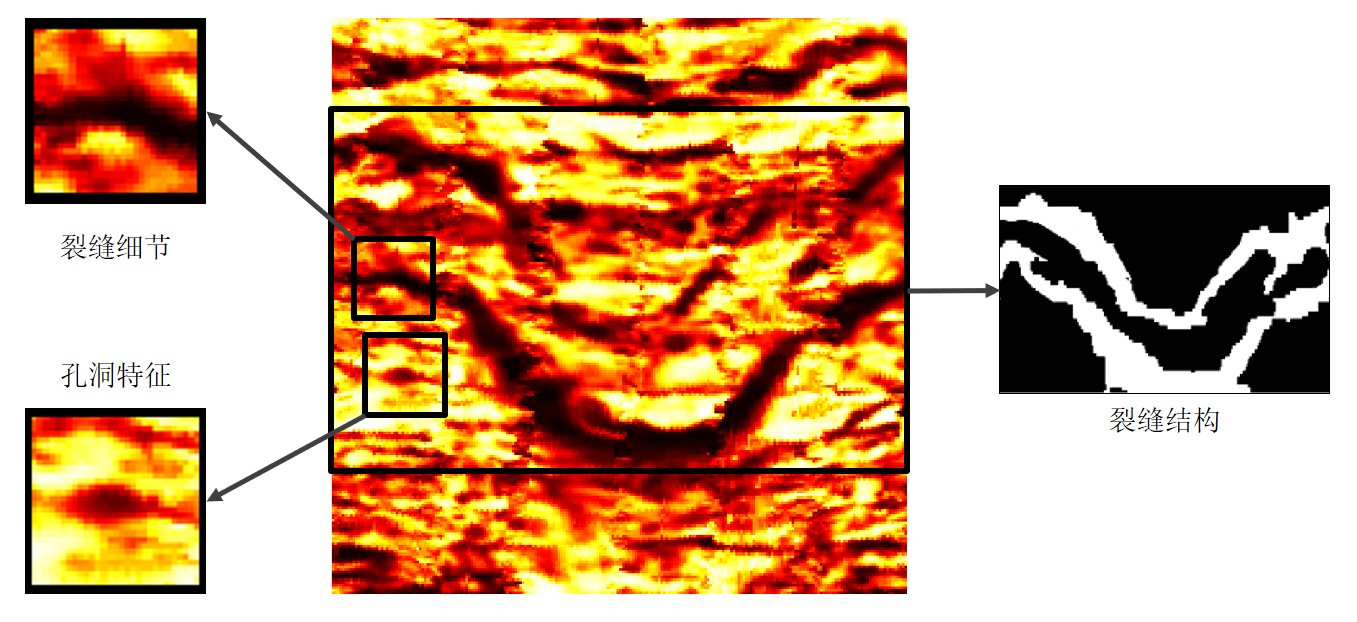
#> input picture resource/No_ROI_seg.png, 1357 x 622 px
$ python -i pic_pre_process.py   (imports and definitions only)
#> lines starting #> are read from the running program, lines starting #| are printed output that depends on the picture
#> further down, picture is the input picture: shape (622, 1357, 3); mean B, G, R 130.6, 167.9, 212.5
import copy
import math
import random
import cv2
import numpy as np
from src_ele.file_operation import get_test_ele_data
from src_ele.pic_opeeration import show_Pic, pic_enhence_random, pic_scale_normal


# [40 lines of commented-out code are left out]
# [228 lines left out: functions get_random_RB_curve, get_random_RB_curve_2, pic_rotate_by_Rb, get_random_RB_all, pic_rotate_random, image_hist and 3 more, not called in this run]

def motion_blur(image, degree=8, angle=20):

#> called with degree = 8, angle = 20
    image = np.array(image)
    # 这里生成任意角度的运动模糊kernel的矩阵， degree越大，模糊程度越高
    M = cv2.getRotationMatrix2D((degree / 2, degree / 2), angle, 1)
    motion_blur_kernel = np.diag(np.ones(degree))
    motion_blur_kernel = cv2.warpAffine(motion_blur_kernel, M, (degree, degree))
    motion_blur_kernel = motion_blur_kernel / degree
    blurred = cv2.filter2D(image, -1, motion_blur_kernel)
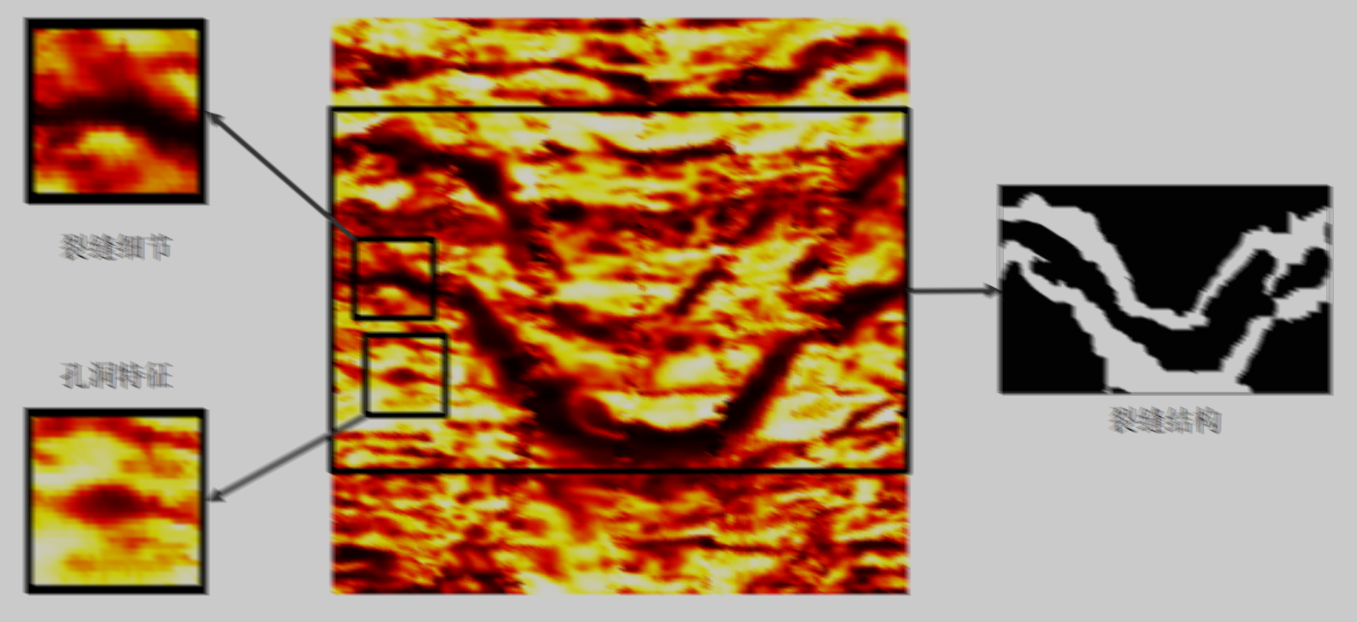
#> blurred: shape (622, 1357, 3); mean B, G, R 103.5, 133.1, 168.5
    # convert to uint8
    cv2.normalize(blurred, blurred, 0, 255, cv2.NORM_MINMAX)
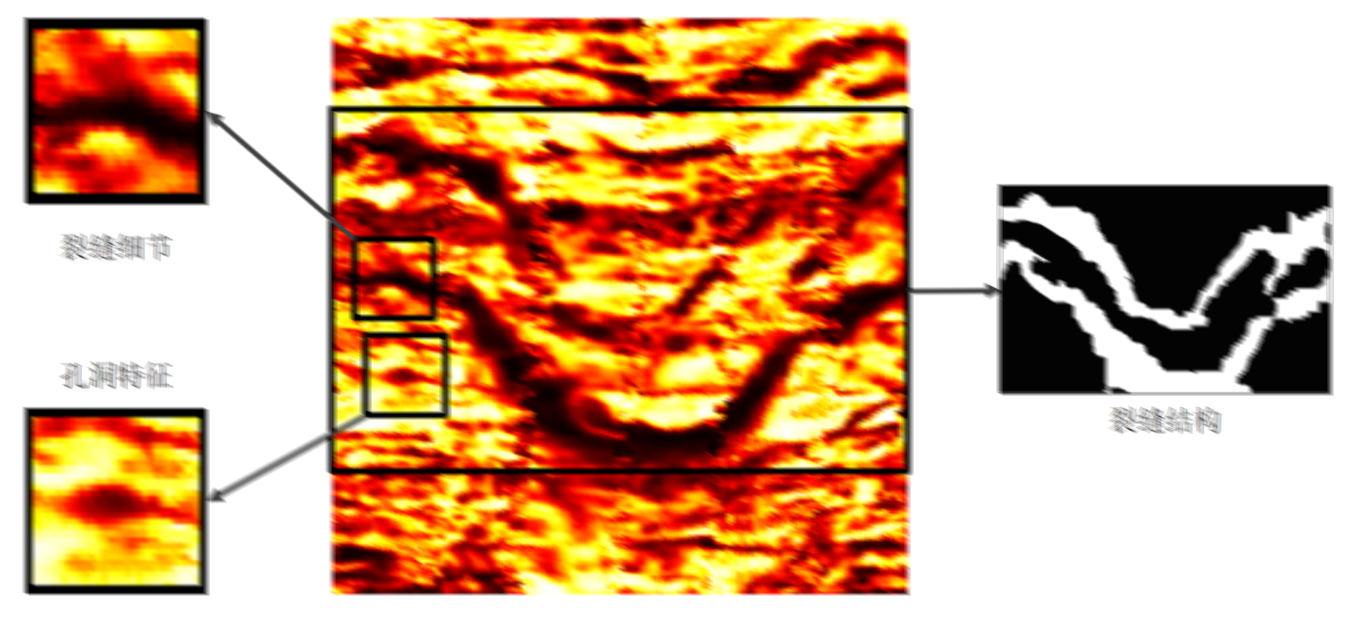
#> blurred: shape (622, 1357, 3); mean B, G, R 130.7, 168, 212.7
    blurred = np.array(blurred, dtype=np.uint8)
    return blurred

# 图像添加噪声
# [335 lines left out: functions pic_add_blur, pic_mirror, pic_tailor, get_pic_random, get_pic_random_VIT_teacher, get_pic_random_VIT_student, not called in this run]

# pic_new = pic_denoise(data_img)

# Rb_random = get_random_RB_curve_2(depth=data_depth)
# # plt.figure(figsize=(10, 7))
# # plt.plot(data_depth.ravel(), Rb_random.ravel())
# # plt.ylim([-180, 180])
# # plt.show()
# pic_new = pic_rotate_by_Rb(data_img, Rb_random)
# pic_new = pic_dim_shift(pic_new)
# pic_new = pic_denoise(pic_new)


# pic_new = pic_mirror(data_img)

# data_img_dyna, data_img_stat, data_depth = get_test_ele_data()
# pic_dyna = data_img_dyna.reshape((1, data_img_dyna.shape[0], data_img_dyna.shape[1]))
# pic_stat = data_img_stat.reshape((1, data_img_stat.shape[0], data_img_stat.shape[1]))
# # print(pic_dyna.shape)
# pic_all = np.append(pic_dyna, pic_stat, axis=0)
# pic_all = np.array(pic_all)
#
# p_n_1, RB_index = get_pic_random_vit(pic_all, data_depth)
# p_n_2, RB_index = get_pic_random_vit(pic_all, data_depth, RB_index)
#
# show_Pic([pic_all[0]*256, pic_all[1]*256, p_n_1[0]*256, p_n_2[0]*256], '22')

# data_img = np.array(pic_all)
# pic_show = [data_img_dyna]
# for i in range(5):
#     ratio = 0.1 + 0.2*i
#     pic_t = pic_add_blur(data_img_dyna, ratio=ratio)
#     print(pic_t.shape)
#     pic_show.append(pic_t)
#
# show_Pic(pic_show, '23')
# print(len(pic_show))


# data_img = data_img[1200:1600, :]
# data_depth = data_depth[1200:1600, :]
# show_Pic([data_img, get_pic_random(), get_pic_random()], pic_str=['img_org', 'img_random1', 'img_random2'], pic_order='13')
# RB_info = np.hstack((data_depth, Rb_random+180))
# np.savetxt('pic_rotate_by_rb_test/Rb_info_{}.txt'.format('test_rb'), RB_info, fmt='%.4f', delimiter='\t', comments='',
#            header='WELLNAME={}\nSTDEP\t= {}\nENDEP\t= {}\nLEV\t= {:.4f}\nUNIT\t= meter\nCURNAMES= {}\n\n#DEPTH\t{}'.format(
#                'test_1', data_depth[0, 0], data_depth[-1, 0], data_depth[1, 0] - data_depth[0, 0], 'Rb_random', 'Rb_random'))
# np.savetxt('pic_rotate_by_rb_test/pic_org_info_{}.txt'.format('test_rb'), np.hstack((data_depth, data_img)), fmt='%.4f', delimiter='\t', comments='',
#            header='WELLNAME={}\nSTDEP\t= {}\nENDEP\t= {}\nLEV\t= {:.4f}\nUNIT\t= meter\nCURNAMES= {}\n\n#DEPTH\t{}'.format(
#                'test_1', data_depth[0, 0], data_depth[-1, 0], data_depth[1, 0] - data_depth[0, 0], 'img_org', 'img_org'))
# np.savetxt('pic_rotate_by_rb_test/pic_rotate_info_{}.txt'.format('test_rb'), np.hstack((data_depth, pic_new)), fmt='%.4f', delimiter='\t', comments='',
#            header='WELLNAME={}\nSTDEP\t= {}\nENDEP\t= {}\nLEV\t= {:.4f}\nUNIT\t= meter\nCURNAMES= {}\n\n#DEPTH\t{}'.format(
#                'test_1', data_depth[0, 0], data_depth[-1, 0], data_depth[1, 0] - data_depth[0, 0], 'img_rotate', 'img_rotate'))


# data_img_shifted = pic_dim_shift(data_img)
# show_Pic([data_img, data_img_shifted], pic_order='12', pic_str=['原始成像', '色域偏移成像'], save_pic=False, path_save='')
# x_range, y_range = image_hist(data_img)
# x_range_shifted, y_range_shifted = image_hist(data_img_shifted)
# print(x_range, y_range)
# # 全部的线段风格
# styles = ['c:s', 'y:8', 'r:^', 'r:v', 'g:D', 'm:X', 'b:p', ':>'] # 其他可用风格 ':<',':H','k:o','k:*','k:*','k:*'
# # # 获取全部的图例
# # columns = [i[:-2] for i in data.columns]
# # n,m = data.shape
# plt.figure(figsize=(10, 7))
#
# # 设置字体
# plt.rcParams["font.family"] = "Times New Roman"
# plt.rcParams.update({'font.size': 22})
# plt.rc('legend', fontsize=15)
#
# plt.plot(x_range, y_range, styles[2], markersize=4, label='img_org')
#
# # 设置图片的x,y轴的限制，和对应的标签
# plt.xlim([0, 256])
# plt.ylim([0, 0.04])
# plt.xlabel("pixel value distribution")
# plt.ylabel("percentage")
#
# # 设置图片的方格线和图例
# plt.grid()
# plt.legend(loc='lower right', framealpha=0.7)
# plt.tight_layout()
# # plt.show()
#
# # 如果想保存图片，请把plt.show注释掉，然后把下面这行代码打开注释
# plt.savefig("img.png", dpi=800)
# plt.plot(x_range_shifted, y_range_shifted, styles[0], markersize=4, label='img_shifted')
#
# # 设置图片的x,y轴的限制，和对应的标签
# plt.xlim([0, 256])
# plt.ylim([0, 0.04])
# plt.xlabel("pixel value distribution")
# plt.ylabel("percentage")
#
# # 设置图片的方格线和图例
# plt.grid()
# plt.legend(loc='lower right', framealpha=0.7)
# plt.tight_layout()
# # plt.show()
#
# # 如果想保存图片，请把plt.show注释掉，然后把下面这行代码打开注释
# plt.savefig("img2.png", dpi=800)epth[1, 0] - data_depth[0, 0], 'img_org', 'img_org'))
# np.savetxt('pic_rotate_by_rb_test/pic_rotate_info_{}.txt'.format('test_rb'), np.hstack((data_depth, pic_new)), fmt='%.4f', delimiter='\t', comments='',
#            header='WELLNAME={}\nSTDEP\t= {}\nENDEP\t= {}\nLEV\t= {:.4f}\nUNIT\t= meter\nCURNAMES= {}\n\n#DEPTH\t{}'.format(
#                'test_1', data_depth[0, 0], data_depth[-1, 0], data_depth[1, 0] - data_depth[0, 0], 'img_rotate', 'img_rotate'))


# data_img_shifted = pic_dim_shift(data_img)
# show_Pic([data_img, data_img_shifted], pic_order='12', pic_str=['原始成像', '色域偏移成像'], save_pic=False, path_save='')
# x_range, y_range = image_hist(data_img)
# x_range_shifted, y_range_shifted = image_hist(data_img_shifted)
# print(x_range, y_range)
# # 全部的线段风格
# styles = ['c:s', 'y:8', 'r:^', 'r:v', 'g:D', 'm:X', 'b:p', ':>'] # 其他可用风格 ':<',':H','k:o','k:*','k:*','k:*'
# # # 获取全部的图例
# # columns = [i[:-2] for i in data.columns]
# # n,m = data.shape
# plt.figure(figsize=(10, 7))
#
# # 设置字体
# plt.rcParams["font.family"] = "Times New Roman"
# plt.rcParams.update({'font.size': 22})
# plt.rc('legend', fontsize=15)
#
# plt.plot(x_range, y_range, styles[2], markersize=4, label='img_org')
#
# # 设置图片的x,y轴的限制，和对应的标签
# plt.xlim([0, 256])
# plt.ylim([0, 0.04])
# plt.xlabel("pixel value distribution")
# plt.ylabel("percentage")
#
# # 设置图片的方格线和图例
# plt.grid()
# plt.legend(loc='lower right', framealpha=0.7)
# plt.tight_layout()
# # plt.show()
#
# # 如果想保存图片，请把plt.show注释掉，然后把下面这行代码打开注释
# plt.savefig("img.png", dpi=800)
# plt.plot(x_range_shifted, y_range_shifted, styles[0], markersize=4, label='img_shifted')
#
# # 设置图片的x,y轴的限制，和对应的标签
# plt.xlim([0, 256])
# plt.ylim([0, 0.04])
# plt.xlabel("pixel value distribution")
# plt.ylabel("percentage")
#
# # 设置图片的方格线和图例
# plt.grid()
# plt.legend(loc='lower right', framealpha=0.7)
# plt.tight_layout()
# # plt.show()
#
# # 如果想保存图片，请把plt.show注释掉，然后把下面这行代码打开注释
# plt.savefig("img2.png", dpi=800)

>>> import cv2
>>> picture = cv2.imread('../resource/No_ROI_seg.png')
>>> result = motion_blur(picture)

$ run again, on resource/Seg_task_Visualization.png
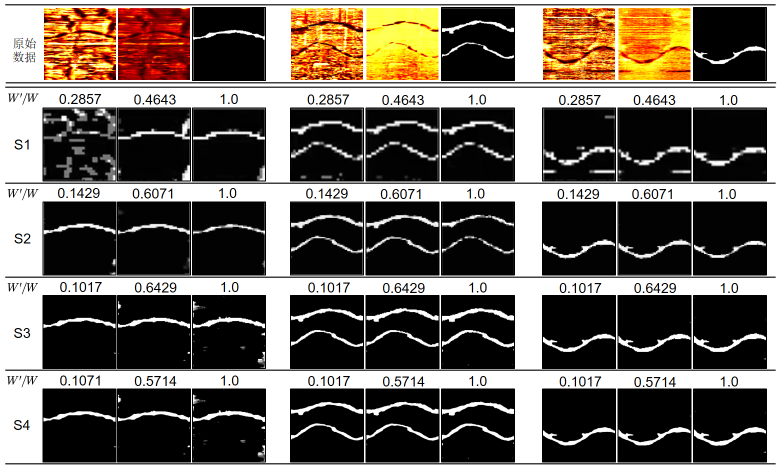
#> input picture resource/Seg_task_Visualization.png, 1557 x 937 px (shown at 1/2 size)
#> picture is the input picture: shape (937, 1557, 3); mean B, G, R 89.3, 97.8, 105.8
#> in motion_blur, `blurred = cv2.filter2D(image, -1, motion_blur_kernel)`:
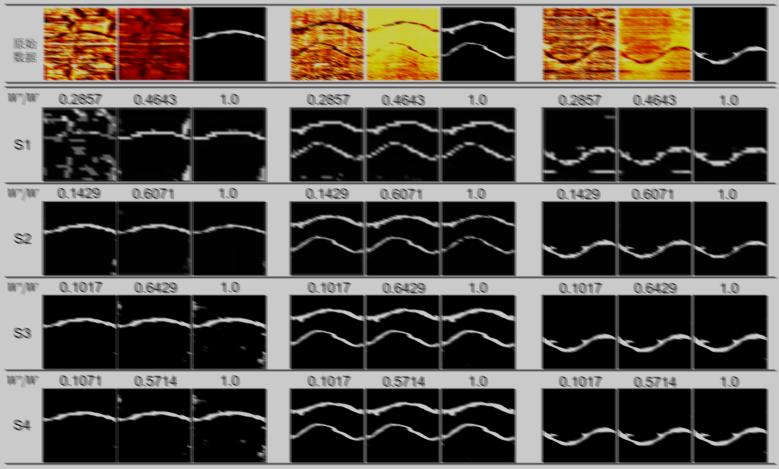
#> blurred: shape (937, 1557, 3) (shown at 1/2 size); mean B, G, R 70.9, 77.6, 83.9
#> in motion_blur, `cv2.normalize(blurred, blurred, 0, 255, cv2.NORM_MINMAX)`:
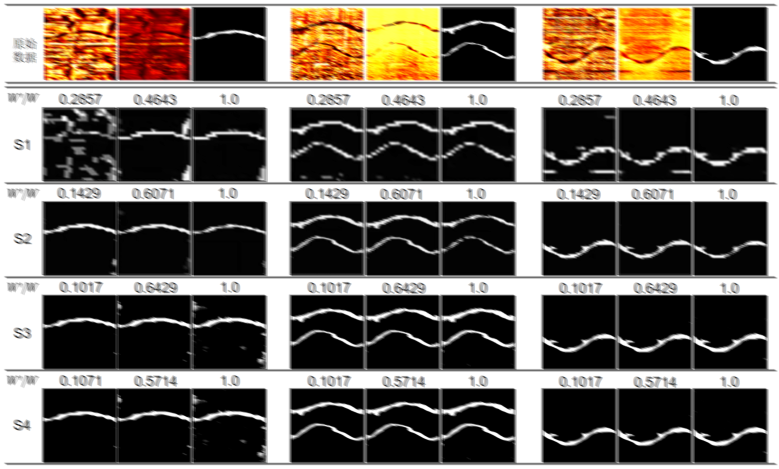
#> blurred: shape (937, 1557, 3) (shown at 1/2 size); mean B, G, R 89.5, 98, 106

$ run again, on resource/VModel.png
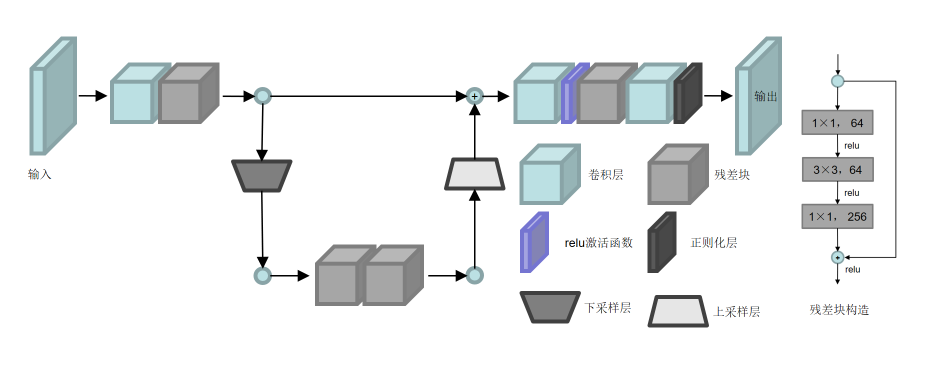
#> input picture resource/VModel.png, 1887 x 737 px (shown at 1/2 size)
#> picture is the input picture: shape (737, 1887, 3); mean B, G, R 238.4, 237.7, 235.7
#> in motion_blur, `blurred = cv2.filter2D(image, -1, motion_blur_kernel)`:
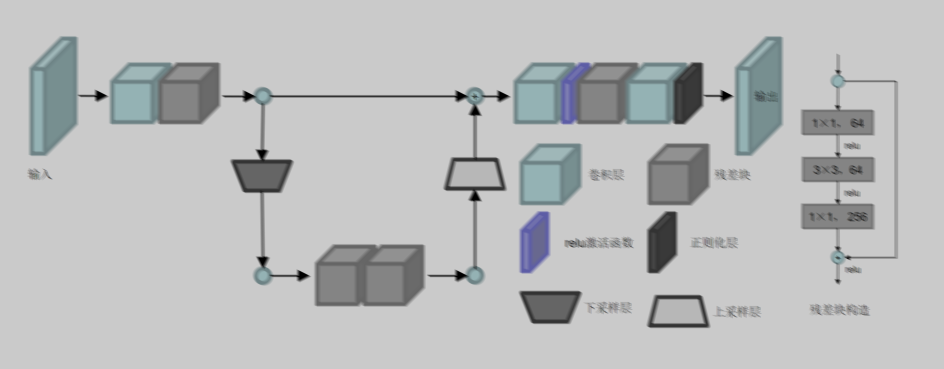
#> blurred: shape (737, 1887, 3) (shown at 1/2 size); mean B, G, R 188.9, 188.4, 186.8

$ run again, on resource/different_View_Range.png
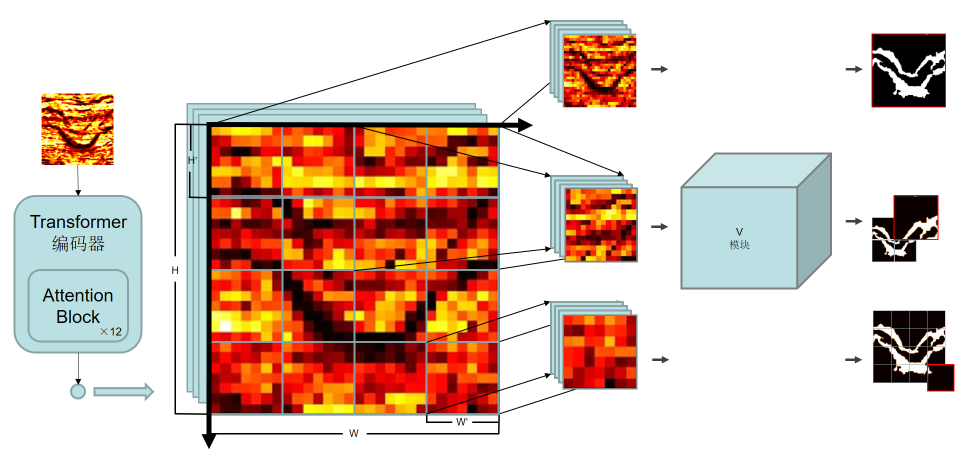
#> input picture resource/different_View_Range.png, 1920 x 924 px (shown at 1/2 size)
#> picture is the input picture: shape (924, 1920, 3); mean B, G, R 183, 195.6, 220.3
#> in motion_blur, `blurred = cv2.filter2D(image, -1, motion_blur_kernel)`:
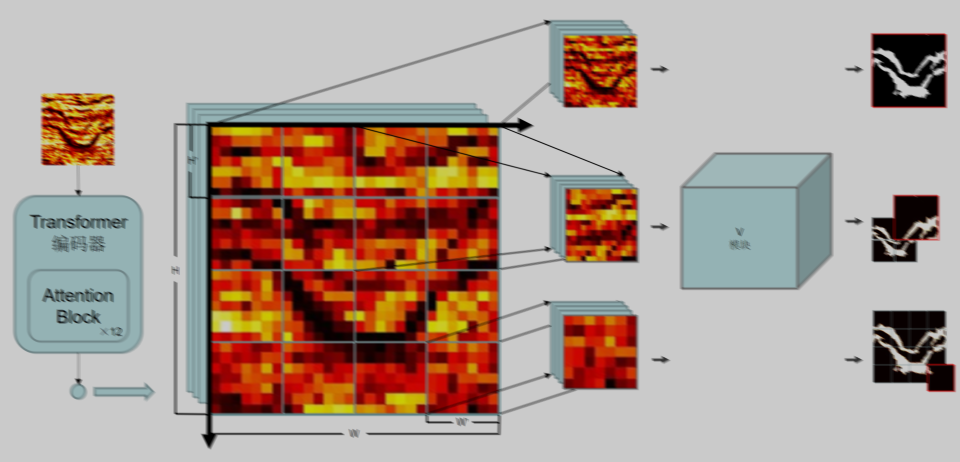
#> blurred: shape (924, 1920, 3) (shown at 1/2 size); mean B, G, R 145, 155, 174.6
#> in motion_blur, `cv2.normalize(blurred, blurred, 0, 255, cv2.NORM_MINMAX)`:
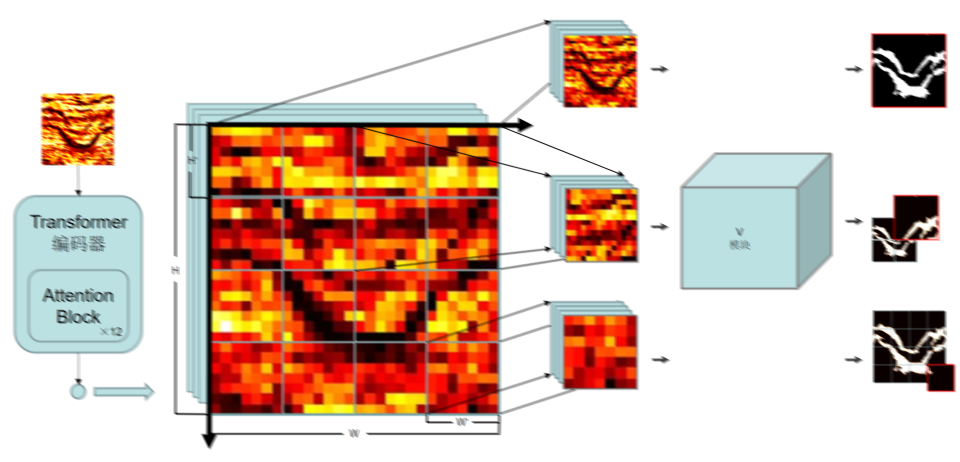
#> blurred: shape (924, 1920, 3) (shown at 1/2 size); mean B, G, R 183, 195.8, 220.4
